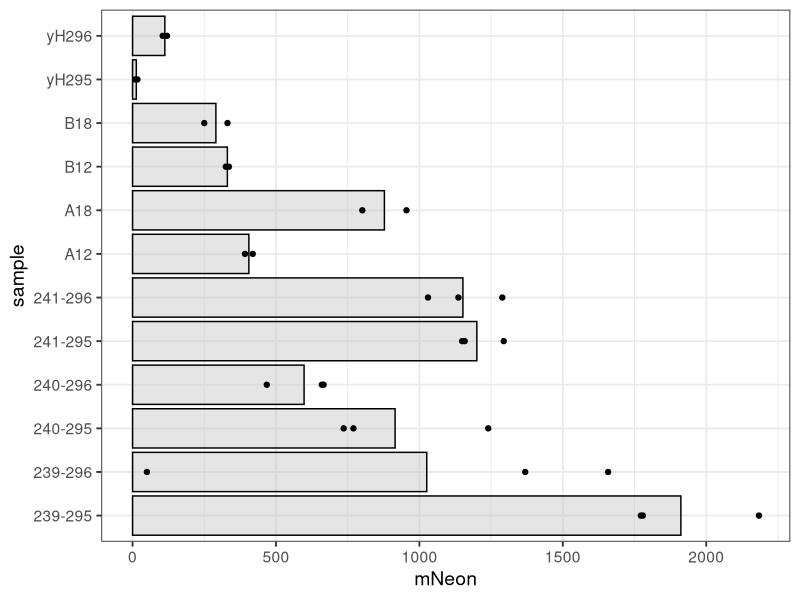
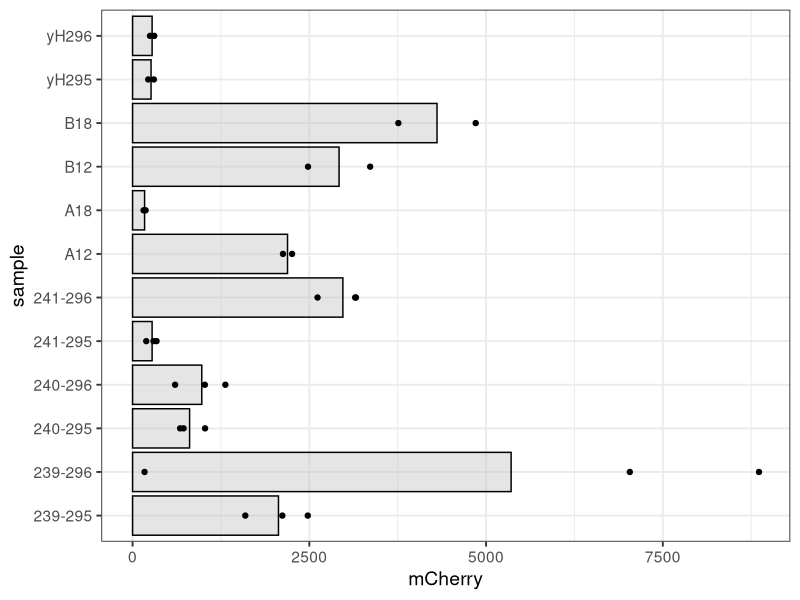
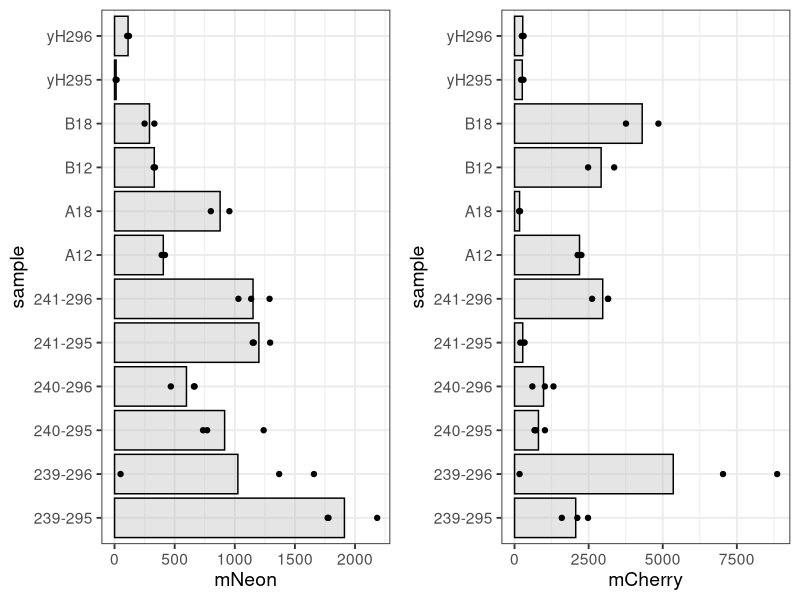
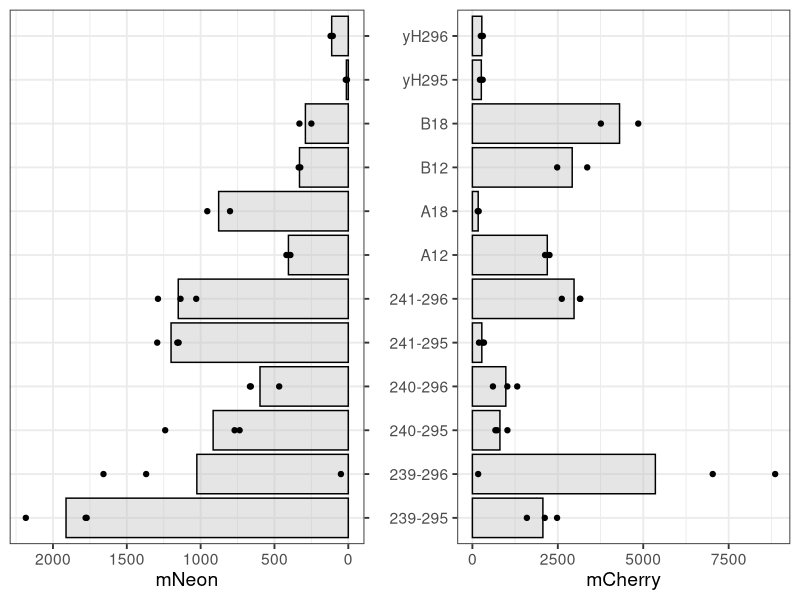
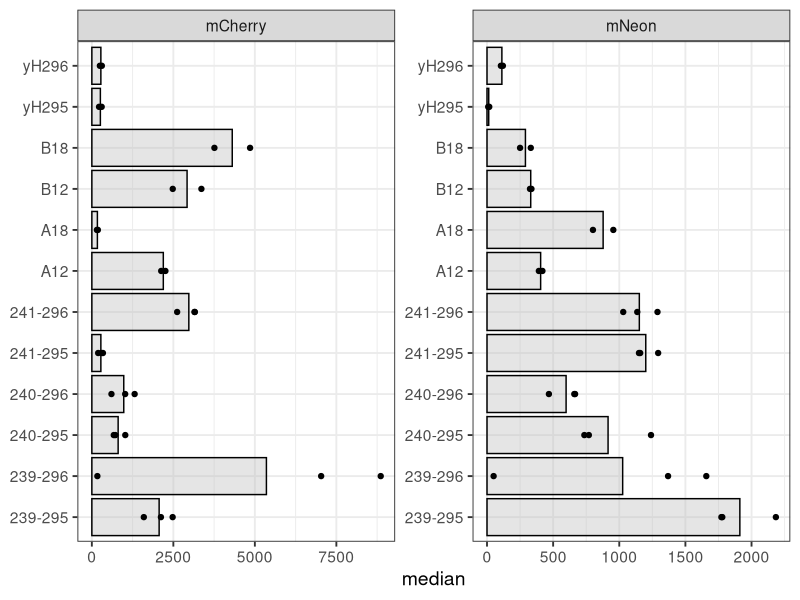
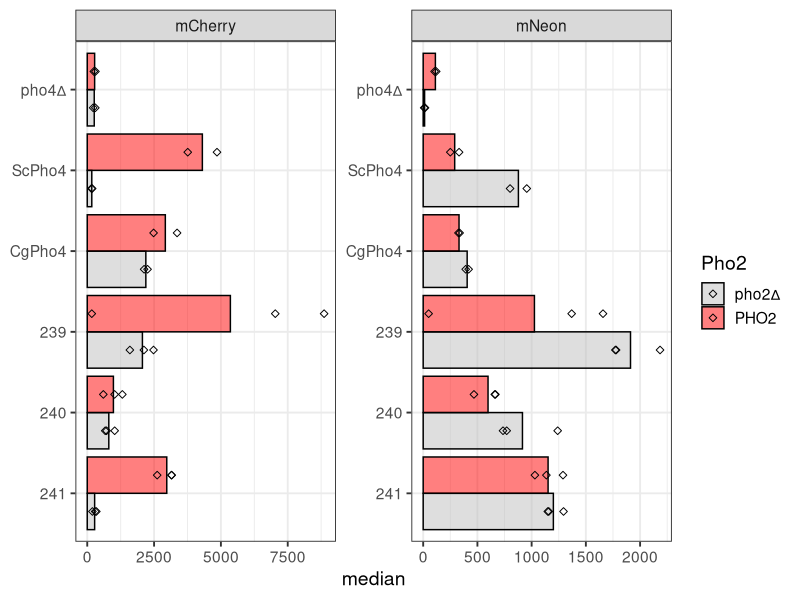

Write R code to recreate these figures, in order.
## ---- chunk 1
knitr::opts_chunk$set(echo = TRUE)
## ---- chunk 2
require(tidyverse)
require(cowplot)
## ---- chunk 3
df <- read_tsv("20211223-flow-cytometry-pH239-240-241.tsv", na = "N/A")
## ---- chunk 4
dat <- df %>% 
  filter(gate == "R1", X.par != "FSC - FSC-H") %>% 
  select(sample, count, pcTotal, parameter = X.par, median = X.median) %>% 
  # simplify the parameter names
  mutate(parameter = factor(parameter, levels = c("Pho4-GFP - BL1-H", "PHO5pr-mCherry - YL2-H"), labels = c("mNeon", "mCherry"))) %>% 
  # remove the replicate postfix for the ease of data wrangling
  mutate(sample = gsub("-[1-3]$", "", sample))
## ---- chunk 5
meta <- tibble(sample = c("yH156", "yH295", "yH296", "A12", "B12", "A18", "B18", "239-295", "239-296", "240-295", "240-296", "241-295", "241-296"),
               Pho4 = ordered(c("pho4∆", "pho4∆", "pho4∆", "CgPho4", "CgPho4", "ScPho4", "ScPho4", "239", "239", "240", "240", "241", "241"), levels = c("pho4∆", "ScPho4", "CgPho4", "239", "240", "241")),
               Pho2 = factor(c(0,0,1,0,1,0,1,0,1,0,1,0,1), levels = c(0,1), labels = c("pho2∆", "PHO2")))
## ---- chunk 6
dat1 <- dat %>% 
  pivot_wider(names_from = parameter, values_from = median)
## ---- chunk 7
bg <- dat1 %>% 
  filter(sample == "yH156") %>% 
  summarize(across(mNeon:mCherry, mean))

dat2 <- dat1 %>% 
  # remove yH156. this is optional but will make the dataset cleaner and easier for plotting
  filter(sample != "yH156") %>% 
  # background subtraction
  mutate(mNeon = mNeon - bg$mNeon, mCherry = mCherry - bg$mCherry)
## ---- chunk 8
p1 <- ggplot(dat2, aes(y = sample, x = mNeon)) +
  geom_bar(stat = 'summary', fun = "mean", fill = alpha("grey", 0.4), color = "black") + geom_point() +
  theme_bw(base_size = 14)
p2 <- ggplot(dat2, aes(y = sample, x = mCherry)) +
  geom_bar(stat = 'summary', fun = "mean", fill = alpha("grey", 0.4), color = "black") + geom_point() +
  theme_bw(base_size = 14)
# at this point we can display the two plots separately and combine them in google slides or similar, like this
p1
p2

# or we can combine them in R using the Cowplot package's plot_grid() function
plot_grid(p1, p2, nrow = 1)

# we can even use a small trick to create a "pyramid plot" effect
plot_grid(p1 + theme(axis.title.y = element_blank(), axis.text.y = element_blank()) + scale_y_discrete(position = "right") + scale_x_reverse(), 
          p2 + theme(axis.title.y = element_blank()),
          rel_widths = c(0.9, 1))
## ---- chunk 9
dat3 <- dat2 %>% 
  pivot_longer(cols = mNeon:mCherry, names_to = "parameter", values_to = "median")
# now we can make the plot
ggplot(dat3, aes(y = sample, x = median)) +
  geom_bar(stat = 'summary', fun = "mean", fill = alpha("grey", 0.4), color = "black") + 
  geom_point() +
  facet_wrap(~parameter, scale = "free") +
  theme_bw(base_size = 14) + theme(axis.title.y = element_blank())
## ---- chunk 10
# first, we need to join the meta data with the data we just created
dat4 <- dat3 %>% left_join(meta, by = "sample") 
# next we can make the plot
ggplot(dat4, aes(y = Pho4, x = median, fill = Pho2)) +
  geom_bar(position = position_dodge(0.9), stat = 'summary', fun = "mean", color = "black") +  
  geom_point(position = position_dodge(0.9), shape = 5) +
  scale_fill_manual(values = c("PHO2" = alpha("red", 0.5), "pho2∆" = alpha("grey", 0.5))) +
  scale_y_discrete(limits = rev) +
  facet_wrap(~parameter, scale = "free") +
  theme_bw(base_size = 14) + theme(axis.title.y = element_blank())
